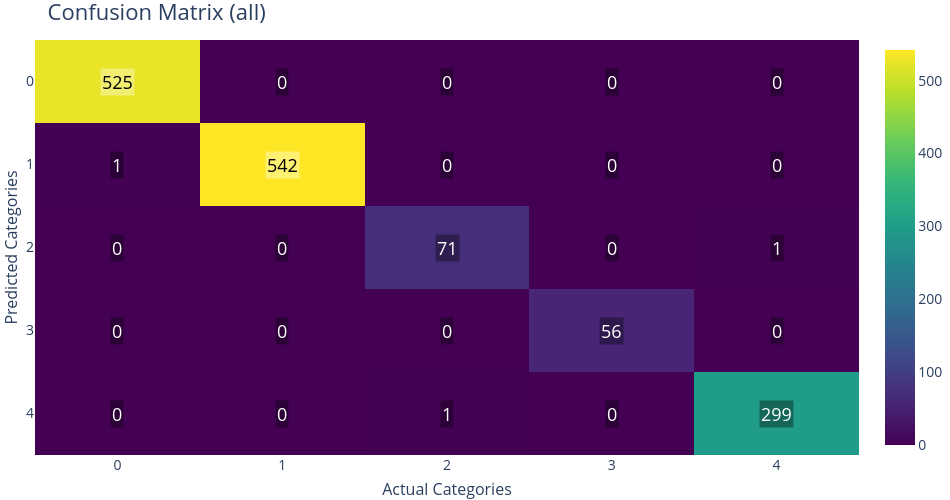

Notebook source saved alongside this figure:
### Markdown cell above
### For the whole dataset

### Code cell
fig_cm = pyg.PlotConfusionMatrix(split="all")
fig_cm.show()

### Figure 1 — Plotly figure (JSON) as saved in the notebook; plotly's stock layout.template omitted (floating-point values rounded to 4 significant figures)
{"data": [{"colorbar": {"tickfont": {"size": 14}, "title": {"font": {"size": 16}}}, "colorscale": [[0, "rgb(68, 1, 84)"], [0.1111, "rgb(72, 40, 120)"], [0.2222, "rgb(62, 73, 137)"], [0.3333, "rgb(49, 104, 142)"], [0.4444, "rgb(38, 130, 142)"], [0.5556, "rgb(31, 158, 137)"], [0.6667, "rgb(53, 183, 121)"], [0.7778, "rgb(110, 206, 88)"], [0.8889, "rgb(181, 222, 43)"], [1, "rgb(253, 231, 37)"]], "showscale": true, "type": "heatmap", "x": [0, 1, 2, 3, 4], "y": [0, 1, 2, 3, 4], "z": [[525, 0, 0, 0, 0], [1, 542, 0, 0, 0], [0, 0, 71, 0, 1], [0, 0, 0, 56, 0], [0, 0, 1, 0, 299]], "zmax": 542, "zmin": 0}], "layout": {"annotations": [{"bgcolor": "rgba(255,255,255,0.35)", "font": {"color": "black", "size": 18}, "opacity": 1, "showarrow": false, "text": "525", "x": 0, "xref": "x", "y": 0, "yref": "y"}, {"bgcolor": "rgba(0,0,0,0.35)", "font": {"color": "white", "size": 18}, "opacity": 1, "showarrow": false, "text": "0", "x": 1, "xref": "x", "y": 0, "yref": "y"}, {"bgcolor": "rgba(0,0,0,0.35)", "font": {"color": "white", "size": 18}, "opacity": 1, "showarrow": false, "text": "0", "x": 2, "xref": "x", "y": 0, "yref": "y"}, {"bgcolor": "rgba(0,0,0,0.35)", "font": {"color": "white", "size": 18}, "opacity": 1, "showarrow": false, "text": "0", "x": 3, "xref": "x", "y": 0, "yref": "y"}, {"bgcolor": "rgba(0,0,0,0.35)", "font": {"color": "white", "size": 18}, "opacity": 1, "showarrow": false, "text": "0", "x": 4, "xref": "x", "y": 0, "yref": "y"}, {"bgcolor": "rgba(0,0,0,0.35)", "font": {"color": "white", "size": 18}, "opacity": 1, "showarrow": false, "text": "1", "x": 0, "xref": "x", "y": 1, "yref": "y"}, {"bgcolor": "rgba(255,255,255,0.35)", "font": {"color": "black", "size": 18}, "opacity": 1, "showarrow": false, "text": "542", "x": 1, "xref": "x", "y": 1, "yref": "y"}, {"bgcolor": "rgba(0,0,0,0.35)", "font": {"color": "white", "size": 18}, "opacity": 1, "showarrow": false, "text": "0", "x": 2, "xref": "x", "y": 1, "yref": "y"}, {"bgcolor": "rgba(0,0,0,0.35)", "font": {"color": "white", "size": 18}, "opacity": 1, "showarrow": false, "text": "0", "x": 3, "xref": "x", "y": 1, "yref": "y"}, {"bgcolor": "rgba(0,0,0,0.35)", "font": {"color": "white", "size": 18}, "opacity": 1, "showarrow": false, "text": "0", "x": 4, "xref": "x", "y": 1, "yref": "y"}, {"bgcolor": "rgba(0,0,0,0.35)", "font": {"color": "white", "size": 18}, "opacity": 1, "showarrow": false, "text": "0", "x": 0, "xref": "x", "y": 2, "yref": "y"}, {"bgcolor": "rgba(0,0,0,0.35)", "font": {"color": "white", "size": 18}, "opacity": 1, "showarrow": false, "text": "0", "x": 1, "xref": "x", "y": 2, "yref": "y"}, {"bgcolor": "rgba(0,0,0,0.35)", "font": {"color": "white", "size": 18}, "opacity": 1, "showarrow": false, "text": "71", "x": 2, "xref": "x", "y": 2, "yref": "y"}, {"bgcolor": "rgba(0,0,0,0.35)", "font": {"color": "white", "size": 18}, "opacity": 1, "showarrow": false, "text": "0", "x": 3, "xref": "x", "y": 2, "yref": "y"}, {"bgcolor": "rgba(0,0,0,0.35)", "font": {"color": "white", "size": 18}, "opacity": 1, "showarrow": false, "text": "1", "x": 4, "xref": "x", "y": 2, "yref": "y"}, {"bgcolor": "rgba(0,0,0,0.35)", "font": {"color": "white", "size": 18}, "opacity": 1, "showarrow": false, "text": "0", "x": 0, "xref": "x", "y": 3, "yref": "y"}, {"bgcolor": "rgba(0,0,0,0.35)", "font": {"color": "white", "size": 18}, "opacity": 1, "showarrow": false, "text": "0", "x": 1, "xref": "x", "y": 3, "yref": "y"}, {"bgcolor": "rgba(0,0,0,0.35)", "font": {"color": "white", "size": 18}, "opacity": 1, "showarrow": false, "text": "0", "x": 2, "xref": "x", "y": 3, "yref": "y"}, {"bgcolor": "rgba(0,0,0,0.35)", "font": {"color": "white", "size": 18}, "opacity": 1, "showarrow": false, "text": "56", "x": 3, "xref": "x", "y": 3, "yref": "y"}, {"bgcolor": "rgba(0,0,0,0.35)", "font": {"color": "white", "size": 18}, "opacity": 1, "showarrow": false, "text": "0", "x": 4, "xref": "x", "y": 3, "yref": "y"}, {"bgcolor": "rgba(0,0,0,0.35)", "font": {"color": "white", "size": 18}, "opacity": 1, "showarrow": false, "text": "0", "x": 0, "xref": "x", "y": 4, "yref": "y"}, {"bgcolor": "rgba(0,0,0,0.35)", "font": {"color": "white", "size": 18}, "opacity": 1, "showarrow": false, "text": "0", "x": 1, "xref": "x", "y": 4, "yref": "y"}, {"bgcolor": "rgba(0,0,0,0.35)", "font": {"color": "white", "size": 18}, "opacity": 1, "showarrow": false, "text": "1", "x": 2, "xref": "x", "y": 4, "yref": "y"}, {"bgcolor": "rgba(0,0,0,0.35)", "font": {"color": "white", "size": 18}, "opacity": 1, "showarrow": false, "text": "0", "x": 3, "xref": "x", "y": 4, "yref": "y"}, {"bgcolor": "rgba(0,0,0,0.35)", "font": {"color": "white", "size": 18}, "opacity": 1, "showarrow": false, "text": "299", "x": 4, "xref": "x", "y": 4, "yref": "y"}], "font": {"size": 16}, "height": 500, "margin": {"b": 0, "l": 0, "r": 0, "t": 40}, "paper_bgcolor": "RGBA(0,0,0,0)", "plot_bgcolor": "RGBA(0,0,0,0)", "title": {"font": {"size": 22}, "text": "Confusion Matrix (all)"}, "width": 950, "xaxis": {"gridcolor": "rgba(0,0,0,0.08)", "mirror": false, "showgrid": true, "showline": false, "tickangle": 0, "tickfont": {"size": 14}, "tickmode": "array", "ticktext": ["0", "1", "2", "3", "4"], "tickvals": [0, 1, 2, 3, 4], "title": {"font": {"size": 16}, "text": "Actual Categories"}, "zeroline": false}, "yaxis": {"autorange": "reversed", "gridcolor": "rgba(0,0,0,0.08)", "mirror": false, "showgrid": true, "showline": false, "tickfont": {"size": 14}, "tickmode": "array", "ticktext": ["0", "1", "2", "3", "4"], "tickvals": [0, 1, 2, 3, 4], "title": {"font": {"size": 16}, "text": "Predicted Categories"}, "zeroline": false}}}
